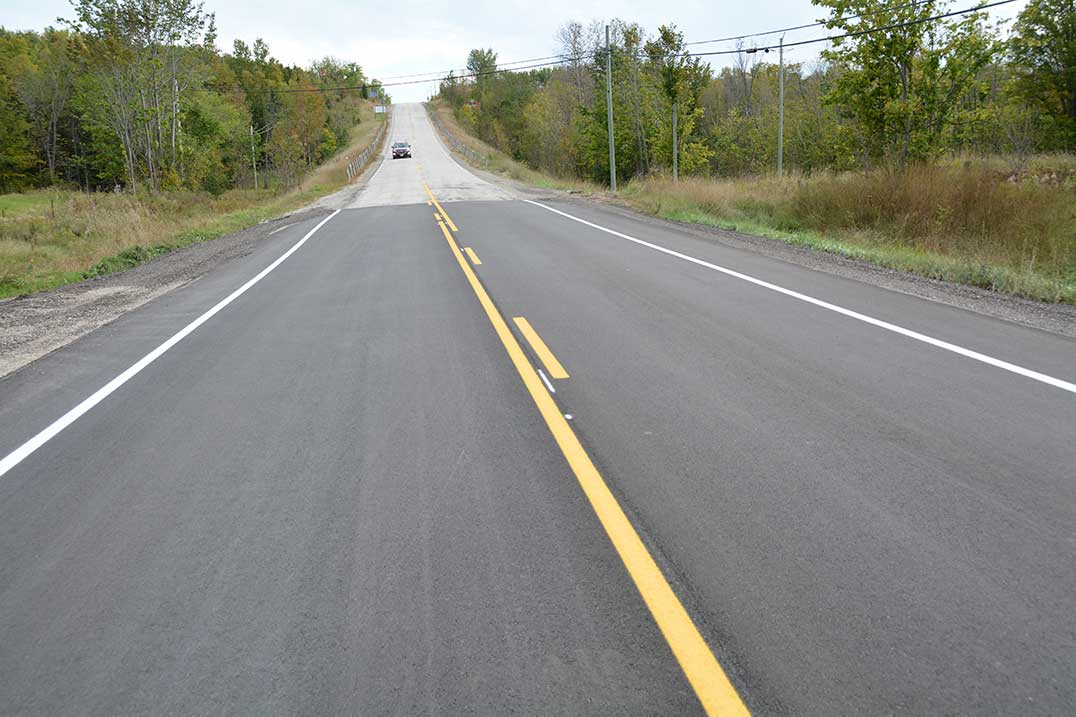
//> input picture lanes3.jpg, 1076 x 717 px
$ ./cannyAndHoughV2   (built with g++ and OpenCV 4)
//> lines starting //> are read from the running program, lines starting //| are printed output that depends on the picture
#include <iostream>
#include "opencv2/imgproc/imgproc.hpp"
#include "opencv2/core/core.hpp"
#include "opencv2/highgui/highgui.hpp"
#define pi 3.14159
#define stepsize1 0.2
using namespace std;
using namespace cv;
int nKernel = 7;
int minThreshold = 12, Kernel = 0,maxThreshold =50;
Mat blurer(Mat orig)
{
	Mat blur2(orig.size(),orig.type()),blured(orig.size(),orig.type());
	GaussianBlur(orig,blur2,Size(7,7),5,5);
	GaussianBlur(blur2,blured,Size(7,7),9,9);
	return blured;
}

// [79 lines left out: functions sobel, sobel, not called in this run]


// [40 lines of commented-out code are left out]

struct point
{
	int rows,cols,len;
};

point* maximizer(Mat img)
{	long long int count = 0;
	Mat max(img.size(),img.type());
	for(int i=nKernel;i<img.rows-nKernel;i++)
	{
		for(int j= nKernel;j<img.cols- nKernel;j++)
		{
			int temp = img.at<uchar>(i- nKernel,j-nKernel);

			for(int k=- nKernel;k< nKernel;k++)
			{
				for(int l= - nKernel;l< nKernel;l++)
				{
					if(temp < (img.at<uchar>(i+k,j+l)))
					{
						temp = img.at<uchar>(i+k,j+l);
					}
				}
			}

			if(temp==img.at<uchar>(i,j) && temp > 150)
				{count++;

				cout<<(img.rows)/2-i<<" "<<(j-25)*stepsize1<<" "<<count<<endl;}

		}
	}

return NULL;
}


float **houghlines(Mat blured) 		//theta elemnent of 0 to 180 and increments of 0.1 degree
{
	Mat edge(blured.size(),blured.type()),vote(2*sqrt( pow(blured.rows,2)+pow(blured.cols,2)),(180/stepsize1)+50,CV_8UC1,Scalar(0));	//y(r) maximum
	Canny(blured,edge,minThreshold,maxThreshold,Kernel*2+3);
	imshow("edge",edge);
	float theta = -10,rad = -10;
	int i,j;
	cout<<vote.rows<<" "<<vote.cols;
	for(theta=-5;(theta-175)<1e-3;theta+=stepsize1)
	{	//cout<<"\ntheta: "<<theta;
		for(i=0;i<edge.rows;i++)		//edge.rows-i is y coordinate
		{
			for(j=0;j<edge.cols;j++)	//edge.cols -j is x coordinate
			{ 	//cout<<" "<<i<<" "<<j;
				if(edge.at<uchar>(i,j)>100)
				{
					rad = j*sin(theta*pi/180.0) + (edge.rows-i)*cos(theta*pi/180.0);

					int row =(vote.rows)/2-rad ,col = 25+(theta/stepsize1);

						if(vote.at<uchar>(row,col)<=252)
						{
							vote.at<uchar>(row,col)+=1;
						}


				}

			}
		}
	}
	// [13 lines of commented-out code are left out]
	 namedWindow("votes",WINDOW_NORMAL);
	// Mat maxes(vote.size(),vote.type());
	point* a = maximizer(vote);
	// [6 lines of commented-out code are left out]
	imshow("votes",vote);
	return NULL;

}

int main()
{	float **a;
	Mat blure;
	Mat orig = imread("lanes3.jpg",0);
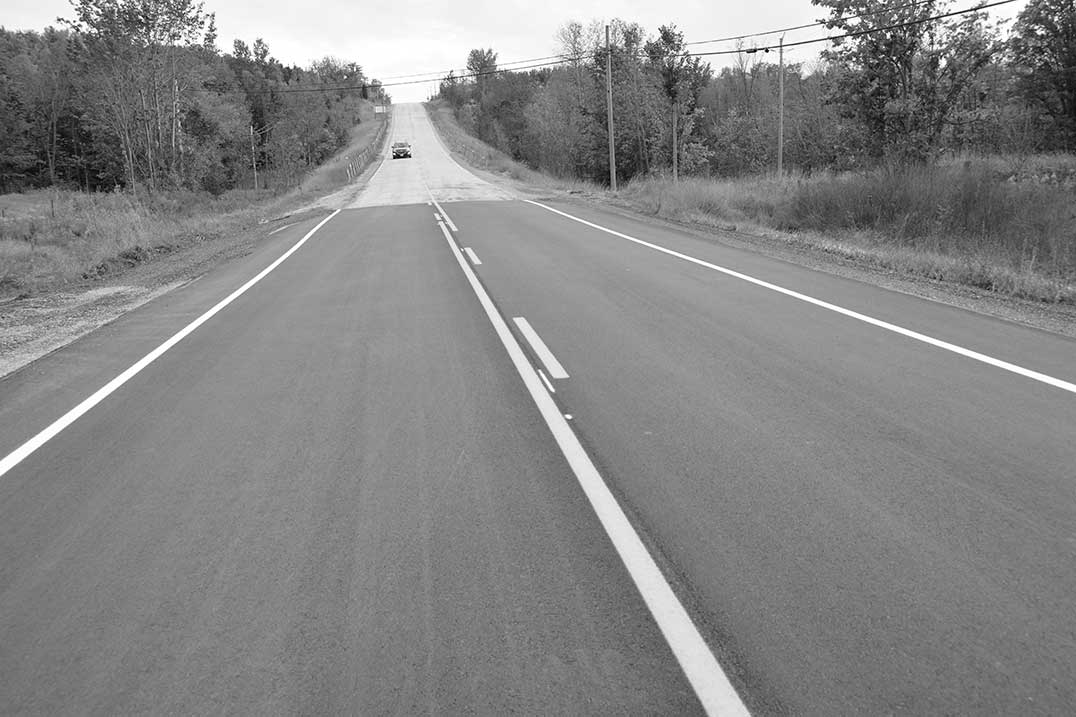
//> orig: 717 rows x 1076 cols, CV_8UC1; min 0, max 255, mean 133.5
	namedWindow("Original",WINDOW_NORMAL);
	imshow("Original",orig);
	blure = blurer(orig);
//> in blurer, `GaussianBlur(blur2,blured,Size(7,7),9,9);`:
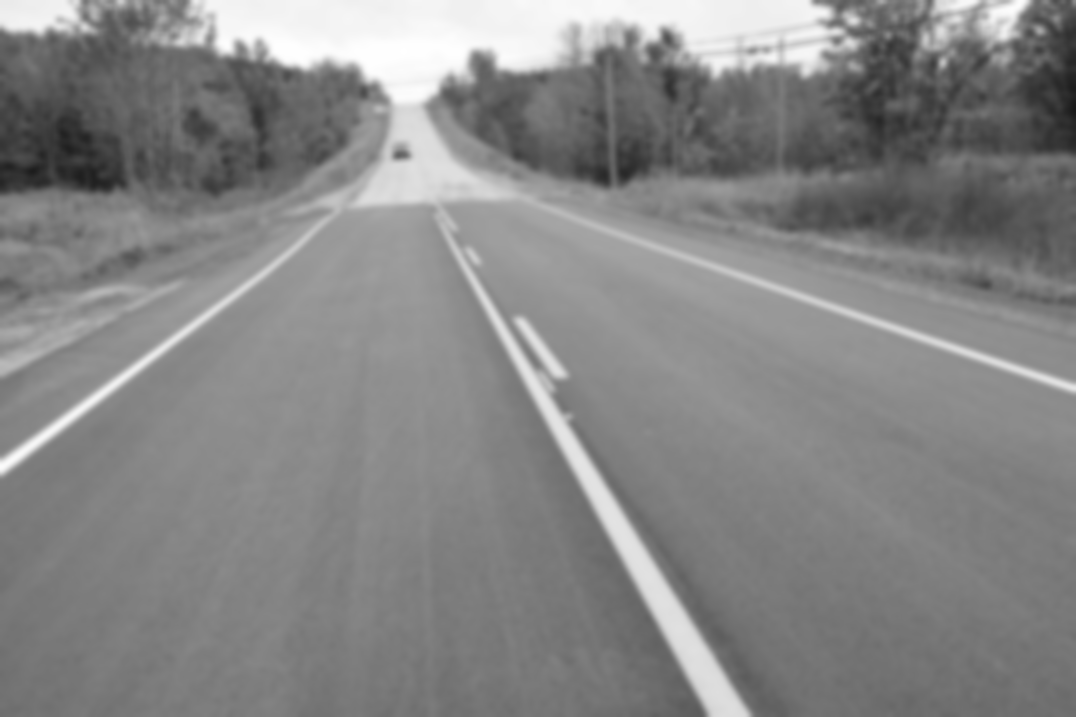
//> blured: 717 rows x 1076 cols, CV_8UC1; min 25, max 255, mean 133.5
	namedWindow("edges",WINDOW_NORMAL);
	imshow("edges",blure);
	a = houghlines(blure);
//> in houghlines, `Canny(blured,edge,minThreshold,maxThreshold,Kernel*2+3);`:
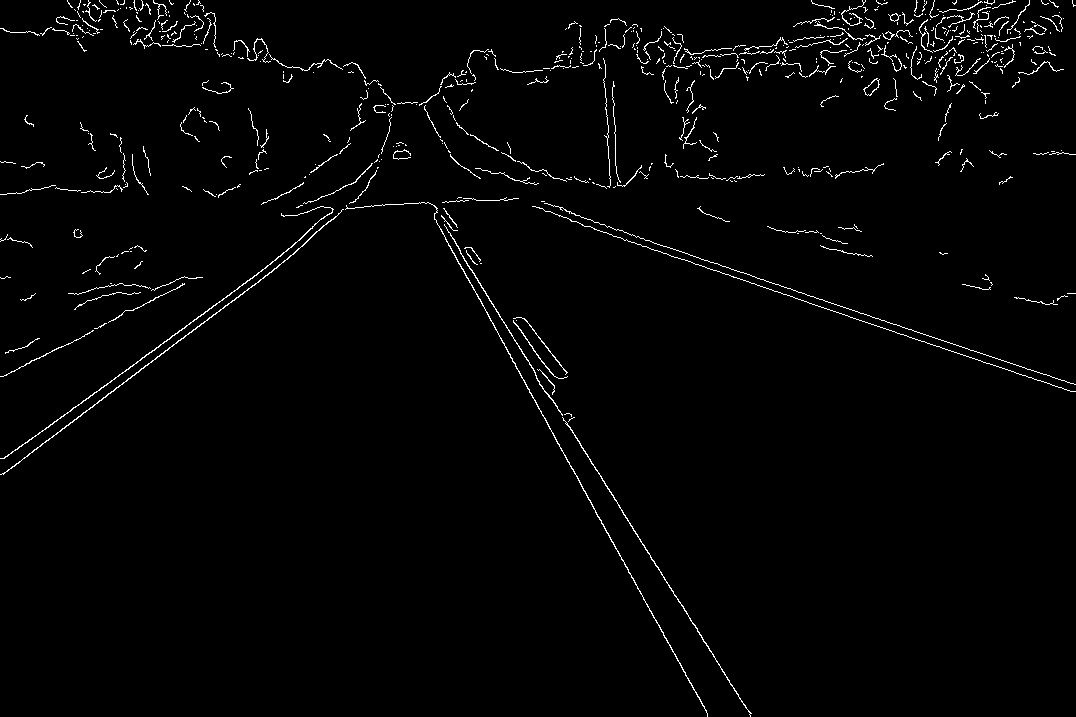
//> edge: 717 rows x 1076 cols, CV_8UC1; 1.8% white in thin lines or dots
//| 2586 950
//> the loop in houghlines, `for(theta=-5;(theta-175)<1e-3;theta+=stepsize1) {	//cout<<"\ntheta: "<..` made 901 passes
//> rad on passes 1 to 3: -64.37, -61.76, -59.15
//> after the loop in houghlines, `for(theta=-5;(theta-175)<1e-3;theta+=stepsize1)`:
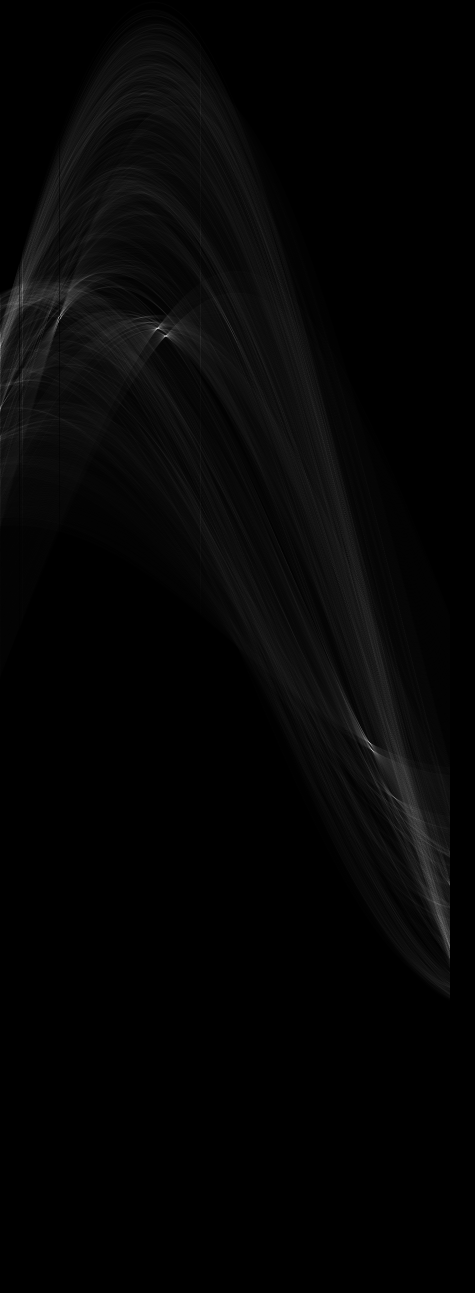
//> vote: 2586 rows x 950 cols, CV_8UC1 (shown at 1/2 size); min 0, max 253, mean 5
//> after the loop in houghlines, `for(theta=-5;(theta-175)<1e-3;theta+=stepsize1)`: rad = 64.39
//> after the loop in maximizer, `for(int i=nKernel;i<img.rows-nKernel;i++)`: count = 22

	// [4 lines of commented-out code are left out]
	waitKey(0);
	return 0;
}

$ run again, with lanes1.jpg copied over lanes3.jpg
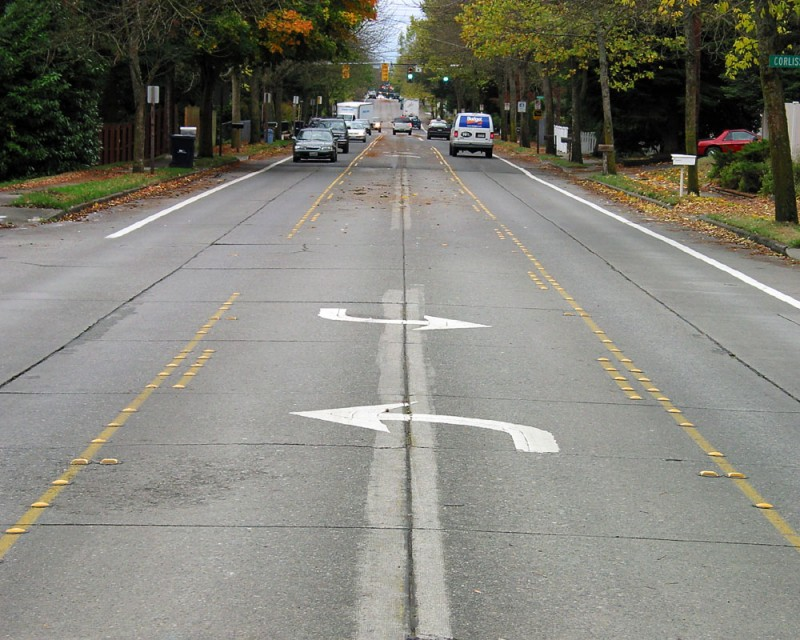
//> input picture lanes1.jpg, 800 x 640 px
//> in houghlines, `Canny(blured,edge,minThreshold,maxThreshold,Kernel*2+3);`:
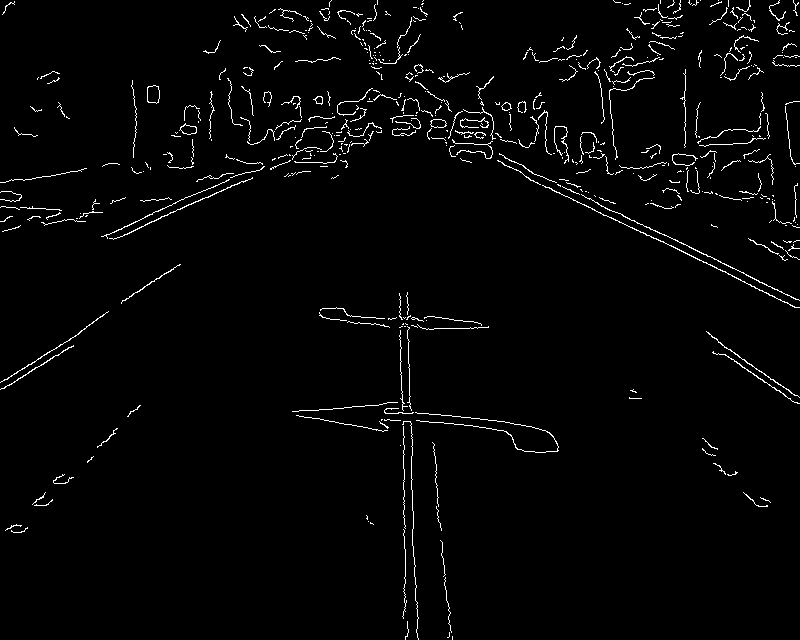
//> edge: 640 rows x 800 cols, CV_8UC1; 2.2% white in thin lines or dots
//| 2048 950
//> the loop in houghlines, `for(theta=-5;(theta-175)<1e-3;theta+=stepsize1) {	//cout<<"\ntheta: "<..` made 901 passes
//> rad on passes 1 to 3: -38.4, -36.83, -35.25
//> after the loop in houghlines, `for(theta=-5;(theta-175)<1e-3;theta+=stepsize1)`:
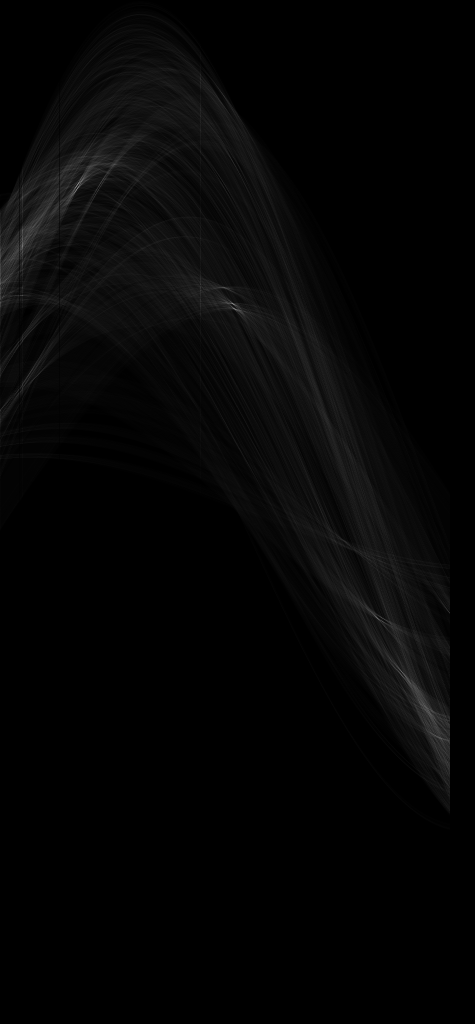
//> vote: 2048 rows x 950 cols, CV_8UC1 (shown at 1/2 size); min 0, max 225, mean 5.3
//> after the loop in houghlines, `for(theta=-5;(theta-175)<1e-3;theta+=stepsize1)`: rad = 38.41
//> after the loop in maximizer, `for(int i=nKernel;i<img.rows-nKernel;i++)`: count = 6
